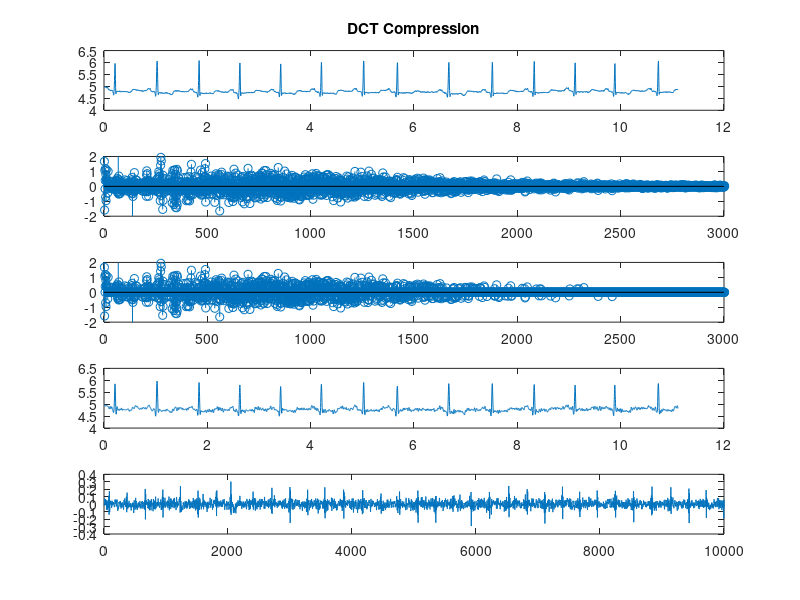
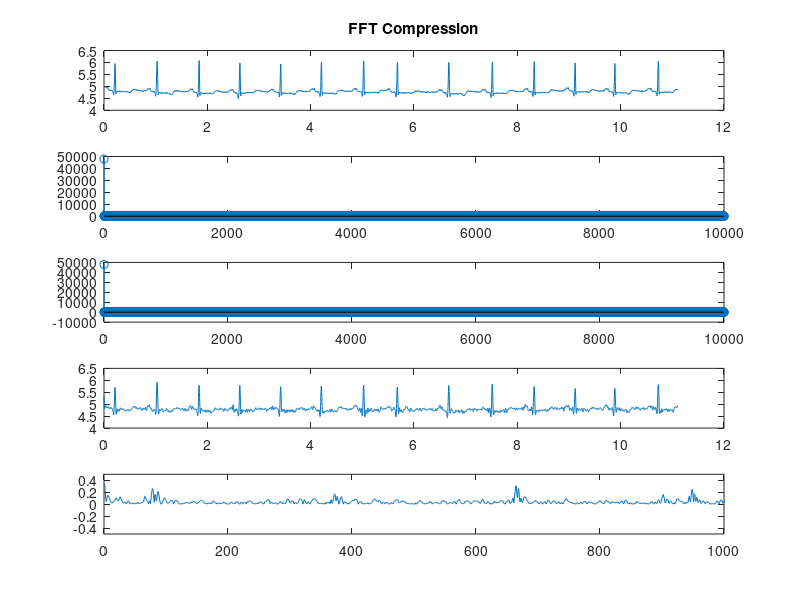
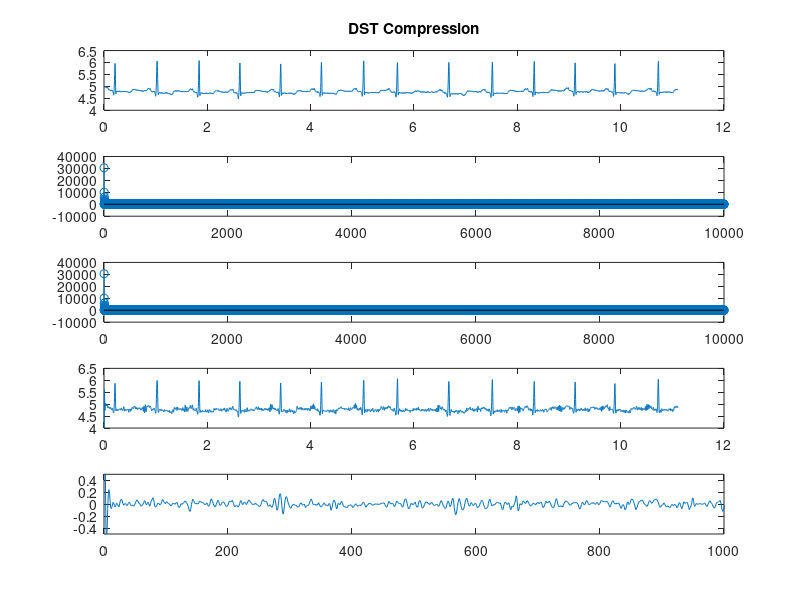
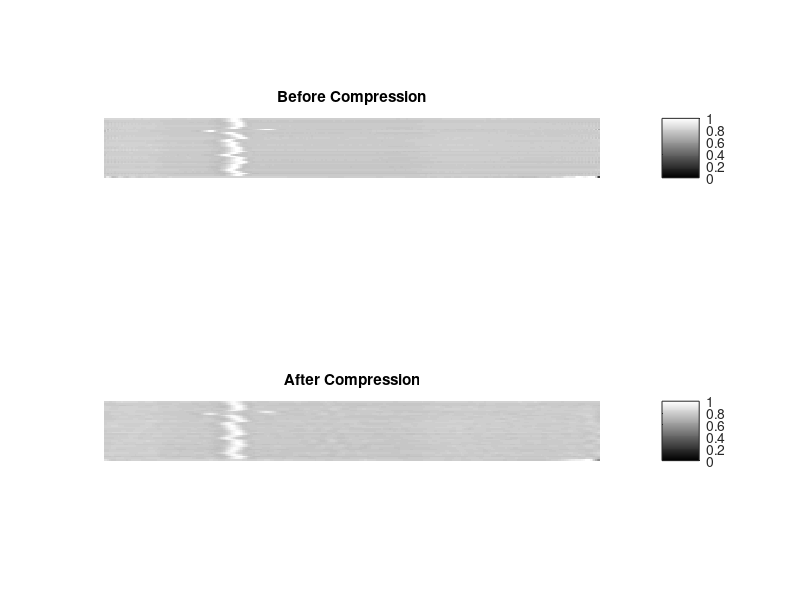

MATLAB code to generate these figures, in order:

%%%%%%%%%%%%%%%%%%%%%%%%%%%%%%%%%%%%%%%%%%%%%%%%%%%%%%%%%%
%Isfahan University
%Mehdi Nasri
%june 2003
%%%%%%%%%%%%%%%%%%%%%%%%%%%%%%%%%%%%%%%%%%%%%%%%%%%%%%%%%%
beep,beep,clear,clc,close all
disp('DSP Project ');
str=datestr(now,'dd-mmm-yyyy HH:MM:SS',0);
disp(str);
disp('Executing program .... ');
count=3000;
load X_100.MAT ;%The ECG data MAT file
END=length(sig);
x=sig(1:end,1);     %Time   
y=sig(1:end,2);     %ECG data #1
z=sig(1:end,3);      %ECG data #2
dlmwrite('OriginalSignal.txt',y);

count=4000;
y2=y ;%temp variable
temp=y;
disp('%%%%%%%%%%%%%%%%%%%%%%%%%%%%%%%%%%%%%%%%%%%%%%%%%%%%')
TS=x(2)-x(1),Freq=1/TS,
%%%%%%%%%%%%%%%%%%%%%%%%%%%%%%%%%%%%%%%%%%%%%%%%%%%%%%%%%%%%%%%%%%%%%%%%%%%%%%%%%%%%%%%
%%%%%%%%%%%%%%%%%%%%%%%%%%%%%%%%%%%%%%%%%%%%%%%%%%%%%%%%%%%%%%%%%%%%%%%%%%%%%%%%%%%%%%%%
%DCT Compression
%
disp('%%%%%%%%%%%%%%%%%%%%%%%%%%%%%%%%%%%%%%%%%%%%%%%%%%%%')
disp('DCT Compression');
scrsz = get(0,'ScreenSize');
figure('MenuBar','none','Name','DCT Compression '...
    ,'NumberTitle','off','Position',[1 1 800 600])
subplot(5,1,1),plot(x(1:count),y(1:count)),axis([0 12 4 6.5]) ,title('DCT Compression');       %Plot base ECG signal 
dcty=dct(y);       %Discrete Cosin Transform of ECG   
dlmwrite('DCT_SIGNAL.txt',dcty);

subplot(5,1,2),stem(dcty)  ,  axis([0 3000 -2 2]) ;    %Plot DCT
%%%%%%%%%%%%%%%%%%%%%%%%%%%%%%%%%%%%%%%%%%%%%%%%%%%%%%%%%%%%%%%%%%%%%%
counterB_DCT=0;
for index=1:1:END
    if (dcty(index)~=0)
        counterB_DCT=counterB_DCT+1;
    end
end
%%%%%%%%%%%%%%%%%%%%%%%%%%%%%%%%%%% Compression %%%%%%%%%%%%%%%%%%%%%%%%%%%%%%%%%%%
dcty1=dcty;

for index = 1:1:END
    if (dcty(index)<.22)&(dcty(index)>-0.22)
        dcty1(index)=0;
    end
end
%%%%%%%%%%%%%%%%%%%%%%%%%%%%%%%%%%%%%%%%%%%%%%%%%%%%%%%%%%%%%%%%%%%%%%
counterA_DCT=0;
for index1=1:1:END
    if (dcty1(index1)~=0)
        counterA_DCT=counterA_DCT+1;     
    end
end
%%%%%%%%%%%%%%%%%%%%%%%%%%%%%%%%%%%%%%%%%%%%%%%%%%%%%%%%%%%%%%%%%%%%%%

%CounterA:Data Not ZERO after Compression
%CounterB:Data Not ZERO befor Compression
%CounterA-CounterB :Data set to Zero in COmpression Process

%CompRatio_DCT=( (counterB_DCT-counterA_DCT)/counterB_DCT)*100
subplot(5,1,3),stem(dcty1), axis([0 3000 -2 2]);  

aftercomp_DCT=idct(dcty1);
dlmwrite('DCTCompressionSignal.txt',dcty1);
dlmwrite('AfterDCTCompressionSignal.txt',aftercomp_DCT);


subplot(5,1,4),plot(x(1:count),aftercomp_DCT(1:count)),axis([0 12 4 6.5]),

error_DCT=y-aftercomp_DCT;

PRD_DCT=sqrt(sum(error_DCT.^2)/sum(y.^2))*100
subplot(5,1,5),plot(error_DCT),pause(5)
%%%%%%%%%%%%%%%%%%%%%%%%%%%%%%%%%%%%%%%%%%%%%%%%%%%%%%%%%%%%%%%%%%%%%%%%%%%%%%%%%%%%%%%%%%
%%%%%%%%%%%%%%%%%%%%%%%%%%%%%%%%%%%%%%%%%%%%%%%%%%%%%%%%%%%%%%%%%%%%%%%%%%%%%%%%%%%%%%%%%
%FFT Comperession 
disp('%%%%%%%%%%%%%%%%%%%%%%%%%%%%%%%%%%%%%%%%%%%%%%%%%%%')
disp('FFT Compression .');
figure('MenuBar','none','Name','FFT Compression '...
    ,'NumberTitle','off','Position',[1 1 800 600])
subplot(5,1,1),plot(x(1:count),y(1:count)),axis([0 12 4 6.5]),title('FFT Compression');        %Plot base ECG signal 
ffty=fft(y);     %FFT Transform of ECG   
dlmwrite('fourierTransformedSignal.txt',ffty);

subplot(5,1,2),stem(abs(ffty))  ,   %Plot Absolute of FFT
%%%%%%%%%%%%%%%%%%%%%%%%%%%%%%%%%%%%%%%%%%%%%%%%%%%%%%%%%%%%%%%%%%%%%%
counterB_FFT=0;
for index=1:1:END
    if (ffty(index)~=0)
        counterB_FFT=counterB_FFT+1;
    end
end
%%%%%%%%%%%%%%%%%%%%%%%%%%%%%%%%%%%%%%%%%%%%%%%%%%%%%%%%%%%%%%%%%%%%%%
ffty1=ffty;
for index = 1:1:END
    if (abs(ffty(index))<25)&(abs(ffty(index))>-25)
        ffty1(index)=0;
    end
end
%%%%%%%%%%%%%%%%%%%%%%%%%%%%%%%%%%%%%%%%%%%%%%%%%%%%%%%%%%%%%%%%%%%%%%
counterA_FFT=0;
for index1=1:1:END
    if (ffty1(index1)~=0)
        counterA_FFT=counterA_FFT+1;     
    end
end
%%%%%%%%%%%%%%%%%%%%%%%%%%%%%%%%%%%%%%%%%%%%%%%%%%%%%%%%%%%%%%%%%%%%%%
dlmwrite('FFTCompressionSignal.txt',ffty1);

%CounterA:Data Not ZERO after Compression
%CounterB:Data Not ZERO befor Compression
%CounterA-CounterB :Data set to Zero in COmpression Process

CompRatio_FFT=((counterB_FFT-counterA_FFT)/counterB_FFT)*100
subplot(5,1,3),stem(ffty1);   

aftercomp_FFT=ifft(ffty1);
dlmwrite('AfterFFTCompressionSignal.txt',aftercomp_FFT);


subplot(5,1,4),plot(x(1:count),abs(aftercomp_FFT(1:count))),axis([0 12 4 6.5]),

error_FFT=y-aftercomp_FFT;

PRD_FFT=sqrt(abs(sum(error_FFT.^2)/sum(y.^2)))*100
subplot(5,1,5),plot(abs(error_FFT)),axis([0 1000 -0.5 0.5]),pause(5)
%%%%%%%%%%%%%%%%%%%%%%%%%%%%%%%%%%%%%%%%%%%%%%%%%%%%%%%%%%%%%%%%%%%%%%%%%%%%%%%%%%%%%%%%%%%%%%
%%%%%%%%%%%%%%%%%%%%%%%%%%%%%%%%%%%%%%%%%%%%%%%%%%%%%%%%%%%%%%%%%%%%%%%%%%%%%%%%%%%%%%%%%%%%%%
%DST Compression
disp('%%%%%%%%%%%%%%%%%%%%%%%%%%%%%%%%%%%%%%%%%%%%%%%%%%%%')
disp('DST Compression .')
figure('MenuBar','none','Name','DST Compression '...
    ,'NumberTitle','off','Position',[1 1 800 600]),beep
subplot(5,1,1),plot(x(1:count),y(1:count)),axis([0 12 4 6.5]),title('DST Compression');         %Plot base ECG signal 
dsty=dst(y);       %Discrete Sin Transform of ECG   
subplot(5,1,2),stem(dsty)  ,%  axis([0 3000 -2 2]);    %Plot DST
%%%%%%%%%%%%%%%%%%%%%%%%%%%%%%%%%%%%%%%%%%%%%%%%%%%%%%%%%%%%%%%%%%%%%%
counterB_DST=0;
for index=1:1:END
    if (dsty(index)~=0)
        counterB_DST=counterB_DST+1;
    end
end
%%%%%%%%%%%%%%%%%%%%%%%%%%%%%%%%%%%%%%%%%%%%%%%%%%%%%%%%%%%%%%%%%%%%%%
dsty1=dsty;
for index = 1:1:END
    if (dsty(index)<15)&(dsty(index)>-15)
        dsty1(index)=0;
    end
end
%%%%%%%%%%%%%%%%%%%%%%%%%%%%%%%%%%%%%%%%%%%%%%%%%%%%%%%%%%%%%%%%%%%%%%
counterA_DST=0;
for index1=1:1:END
    if (dsty1(index1)~=0)
        counterA_DST=counterA_DST+1;     
    end
end
%%%%%%%%%%%%%%%%%%%%%%%%%%%%%%%%%%%%%%%%%%%%%%%%%%%%%%%%%%%%%%%%%%%%%%

%CounterA:Data Not ZERO after Compression
%CounterB:Data Not ZERO befor Compression
%CounterA-CounterB :Data set to Zero in COmpression Process

CompRatio_DST=((counterB_DST-counterA_DST)/counterB_DST)*100
subplot(5,1,3),stem(dsty1);% axis([0 3000 -2 2]);  

aftercomp_DST=idst(dsty1);

subplot(5,1,4),plot(x(1:count),aftercomp_DST(1:count)),axis([0 12 4 6.5]),

error_DST=y-aftercomp_DST;

PRD_DST=sqrt(sum(error_DST.^2)/sum(y.^2))*100
subplot(5,1,5),plot(error_DST),axis([0 1000 -0.5 0.5]),pause(5)
%%%%%%%%%%%%%%%%%%%%%%%%%%%%%%%%%%%%%%%%%%%%%%%%%%%%%%%%%%%%%%%%%%%%%%%%%%%%
%%%%%%%%%%%%%%%%%%%%%%%%%%%%%%%%%%%%%%%%%%%%%%%%%%%%%%%%%%%%%%%%%%%%%%%%%%%%%
%%%%%%%%%%%%%%%%%%%%%%%%%%%%%%%%%%%%%%%%%%%%%%%%%%%%%%%%%%%%%%%%%%%%%%%%%%%%%
% figure,stem(x(1:400),y(1:400)),axis([0 1.1 4.4 6.2]),grid
% figure,stem(x,y)
% figure,plot(x(1:count),z(1:count)),grid
disp('%%%%%%%%%%%%%%%%%%%%%%%%%%%%%%%%%%%%%%%%%%%%%%%%%%%%');
disp('DCT2 Compression.....');
%%%%%%%%%%%%%%%%%%%%%%%%%%%%%%%%%%%%%%%%%%%%%%%%%%%%%
% R finding...
for i=1:1:100
    [c n]=max(temp);
    if (c>5.2)
    R(i,1)=c;
    R(i,2)=n;
    end
    for j=-10:1:10
    if (n>10)
        temp((n+j),1)=0;
    else
        temp((n+round(j/2)+5),1)=0;
    end
   end
end
clear temp;
M=R(1:end,2);
m=sort(M,1);
n=[m x(m) y(m)];%n is the matrix of [index of R's ,Time of R's ,Length of R's]
% figure,stem(n(1:end,2),n(1:end,3)),grid,axis([0 30 4.4 6.2])
[Number_Pulse q]=size(n);Number_Pulse

%%%%%%%%%%%%%%%%%%%%%%%%%%%%%%%%%%%%%%%%%%%%%%%%%%%%%%%
%calculating Average ...

for(i=1:1:length(n)-1)
    t(i)=n(i+1)-n(i);
end
N=round(mean(t));
T=N*TS
disp('Number of Samples Between 2 Pulse: '),disp(N)
r=n(1:end,3);
R=round(mean(r))
%%%%%%%%%%%%%%%%%%%%%%%%%%%%%%%%%%%%%%%%%%%%%%%%%%%%%%%
t(Number_Pulse)=END-sum(t);
MAX=max(t);

%%%%%%%%%%%%%%%%%%%%%%%%%%%%%%%%%%%%%%%%%%%%%%%%%%%%%%%%%%
%Me :A Matrix that contains individual pulses in each row

%Pulse Sepration...

  for i=1:1:Number_Pulse
          for j=1:1:t(i)
              if i~=1 
                Me(i,j)=y(j+sum(t(1:i-1)));
              else
                Me(i,j)=y(j);
              end
      
          end
  end
%%%%%%%%%%%%%%%%%%%%%%%%%%%%%%%%%%%%%%%%%%%%%%%%%%%%%%%%
%Normalization...
%P :A Matrix that contains length Normalized  pulses in each row
for i=1:1:Number_Pulse
    K=resample(Me(i,1:t(i)),N,t(i));
    P(i,1:length(K))=K;
end
%%%%%%%%%%%%%%%%%%%%%%%%%%%%%%%%%%%%%%%%%%%%%%%%%%%%%%%%
%Initialization...
for i=1:1:Number_Pulse
    for j=1:1:N
        Pulse(i,j)=0;
        Pulse2(i,j)=0;
    end
end
%%%%%%%%%%%%%%%%%%%%%%%%%%%%%%%%%%%%%%%%%%%%%%%%%%%%%%%%%%
%Normalization...
%pulse :A Matrix that contains both length and Amplitude  Normalized  pulses in each row
for i=1:1:Number_Pulse
    Pulse(i,1:end)=P(i,1:end)/n(i,3);
end
%%%%%%%%%%%%%%%%%%%%%%%%%%%%%%%%%%%%%%%%%%%%%%%%%%%%%%%%%%%
%Compression.....
figure('MenuBar','none','Name','DCT2 Compression #1'...
    ,'NumberTitle','off','Position',[1 1 800 600]),beep,
subplot(2,1,1),imshow(Pulse),title('DCT2 Compression'),colorbar,title('Before Compression');
JB = dct2(Pulse);
JN=JB;
%figure,imshow(JB),colorbar;
for i=1:1:Number_Pulse
    for j=1:1:N
        if ( (JN(i,j)<0.045) & (JN(i,j)>-0.045) ) JN(i,j)=0;
        end
    end
end
iJ = idct2(JN);
 subplot(2,1,2),imshow(iJ),colorbar,title('After Compression'),pause(5)
 %%%%%%%%%%%%%%%%%%%%%%%%%%%%%%%%%%%%%%%%%%%%%%%%%%%%%%%
 CountDCT2=0;
 for i=1:1:Number_Pulse
     for j=1:1:N
         if (JN(i,j)==0) CountDCT2=CountDCT2+1;
         end
     end
 end
%%%%%%%%%%%%%%%%%%%%%%%%%%%%%%%%%%%%%%%%%%%%%%%%%%%%%%%#####
%Pulse Reconstruction....

for i=1:1:Number_Pulse
    Pulse2(i,1:end)=iJ(i,1:end)*n(i,3);
end
%%%%%%%%%%%%%%%%%%%%%%%%%%%%%%%%%%%%%%%%%%%%%%%%%%%%%%%%%%%%
for i=1:1:Number_Pulse
    K2=resample(Pulse2(i,1:end),t(i),N);
    P2(i,1:length(K2))=K2;
end

%%%%%%%%%%%%%%%%%%%%%%%%%%%%%%%%%%%%%%%%%%%%%%%%%%%%%%%%%%%
for (i=1:1:Number_Pulse)
    for (j=1:1:t(i))
        if(i~=1)  Rec_Pulse(j+sum(t(1:i-1)))=P2(i,j) ;
         else  Rec_Pulse(j)=P2(i,j) ;
         end
            
    end
end
Rec_Pulse=Rec_Pulse';
%%%%%%%%%%%%%%%%%%%%%%%%%%%%%%%%%%%%%%%%%%%%%%%%%%%%%%%%%%%%

figure('MenuBar','none','Name','DCT2 Compression #2'...
    ,'NumberTitle','off','Position',[1 1 800 600])
subplot(3,1,1),plot(y),axis([0 10000 4 6.5]),title('DCT2 Compression '),
subplot(3,1,2),plot(Rec_Pulse),axis([0 10000 4 6.5])
% for i=1:1:END
% error_DCT2(i,1)=y(i)-Rec_Pulse(i);
% end
error_DCT2=y-Rec_Pulse;
CompRatio=(CountDCT2/END)*100

PRD_DCT2=sqrt(sum(error_DCT2.^2)/sum(y.^2))*100

subplot(3,1,3),plot(error_DCT2),axis([0 10000 -0.5 0.5]),

disp('%%%%%%%%%%%%%%%%%%%%%%%%%%%%%%%%%%%%%%%%%%%%%%%%%%%%')

%%%%%%%%%%%%%%%%%%%%%%%%%%%%%%%%%%%%%%%%%%%%%%%%%%%%%%%%%%%%%%%%%%%%%%%%%%%%%%%%%5
% close all
% figure,plot(x(1:count),y(1:count)),grid
% figure,plot(x(1:count),z(1:count)),grid
% %R finding...
% for i=1:1:100
%     [c i]=max(y);
%     R(i,1)=c,R(i,2)=i;
%     

%%%%%%%%%%%%%%%%%%%%%%%%%%%%%%%%%%%%%%%%%%%%%%%%%%%%%%%%%%%%%%%%%%%%%%%%%%%%%%%%%
%pause(10),
disp('%%%%%%%%%%%%%%%%%%%%%%%%%%%%%%%%%%%%%%%%%%%%%%%')
disp('End of program ....')
str=datestr(now,'dd-mmm-yyyy HH:MM:SS',0);
disp(str);
%pause(10);close all,beep,pause(1),beep;pause(1),beep;